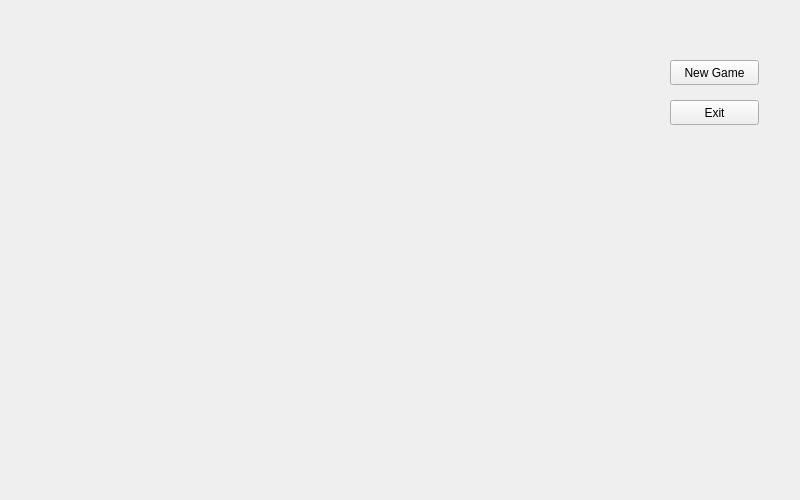
<?xml version="1.0" encoding="UTF-8"?>
<ui version="4.0">
 <class>Game</class>
 <widget class="QWidget" name="Game">
  <property name="geometry">
   <rect>
    <x>0</x>
    <y>0</y>
    <width>800</width>
    <height>500</height>
   </rect>
  </property>
  <property name="windowTitle">
   <string>Form</string>
  </property>
  <widget class="GameField" name="gameField" native="true">
   <property name="geometry">
    <rect>
     <x>19</x>
     <y>19</y>
     <width>601</width>
     <height>471</height>
    </rect>
   </property>
  </widget>
  <widget class="QPushButton" name="newButton">
   <property name="geometry">
    <rect>
     <x>670</x>
     <y>60</y>
     <width>89</width>
     <height>25</height>
    </rect>
   </property>
   <property name="text">
    <string>New Game</string>
   </property>
  </widget>
  <widget class="QPushButton" name="exitGameButton">
   <property name="geometry">
    <rect>
     <x>670</x>
     <y>100</y>
     <width>89</width>
     <height>25</height>
    </rect>
   </property>
   <property name="text">
    <string>Exit</string>
   </property>
  </widget>
 </widget>
 <customwidgets>
  <customwidget>
   <class>GameField</class>
   <extends>QWidget</extends>
   <header>game/gamefield.h</header>
   <container>1</container>
  </customwidget>
 </customwidgets>
 <resources/>
 <connections/>
</ui>
